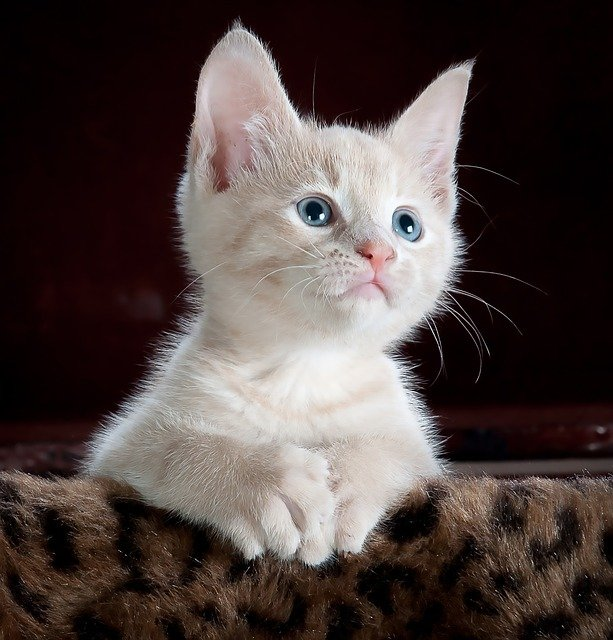
#> input picture 02 accessing image pixels/cat_01.jpg, 613 x 640 px
$ python drawing_rectangle.py
#> lines starting #> are read from the running program, lines starting #| are printed output that depends on the picture
""" This script accesses to pixels values of an image.
It draws a rectangle from a quarter to three-quarters
in rows and columns """
import cv2

IMGNAME = 'cat_01.jpg'

img = cv2.imread(IMGNAME)
#> img is the input picture: shape (640, 613, 3); mean B, G, R 64.3, 66.9, 78.5
imgRows, imgColumns, imgChannels= img.shape
#> imgRows = 640; imgColumns = 613; imgChannels = 3

for i in range(imgRows//4, (imgRows//4)*3):
    for j in range(imgColumns//4, (imgColumns//4)*3):
        img.itemset((i, j, 0), 0)
        img.itemset((i, j, 1), 0)
        img.itemset((i, j, 2), 0)
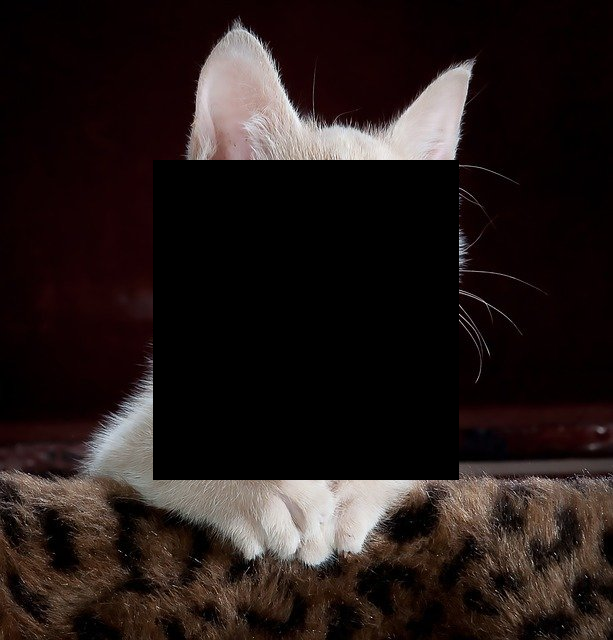
#> img: shape (640, 613, 3); mean B, G, R 25.3, 26.9, 36.6

cv2.imshow('Cat', img)
cv2.waitKey(0)
